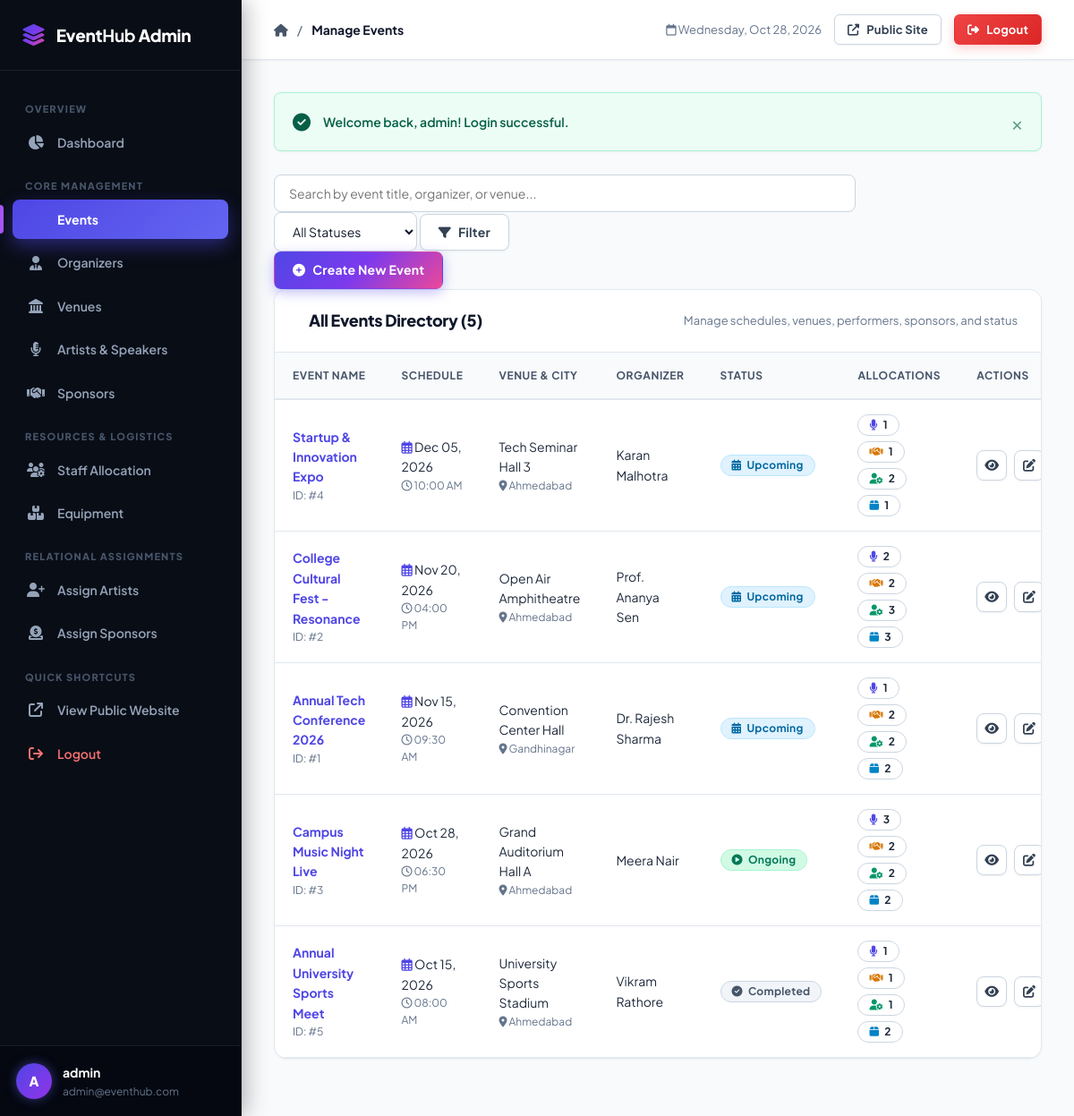
The page /admin/events/index.php (signed in) on the database its author committed.
### tables this page shows
CREATE TABLE `event` (
    `event_id` INT AUTO_INCREMENT PRIMARY KEY,
    `event_name` VARCHAR(100) NOT NULL,
    `event_description` TEXT DEFAULT NULL,
    `event_date` DATE NOT NULL,
    `event_time` TIME NOT NULL,
    `organizer_id` INT NOT NULL,
    `venue_id` INT NOT NULL,
    `status` VARCHAR(20) NOT NULL DEFAULT 'Upcoming',
    CONSTRAINT `chk_event_status` CHECK (`status` IN ('Upcoming', 'Ongoing', 'Completed', 'Cancelled')),
    CONSTRAINT `fk_event_organizer` FOREIGN KEY (`organizer_id`) REFERENCES `organizer` (`organizer_id`) ON DELETE RESTRICT ON UPDATE CASCADE,
    CONSTRAINT `fk_event_venue` FOREIGN KEY (`venue_id`) REFERENCES `venue` (`venue_id`) ON DELETE RESTRICT ON UPDATE CASCADE
);

CREATE TABLE `venue` (
    `venue_id` INT AUTO_INCREMENT PRIMARY KEY,
    `venue_name` VARCHAR(100) NOT NULL,
    `address` VARCHAR(200) NOT NULL,
    `city` VARCHAR(50) NOT NULL,
    `capacity` INT NOT NULL,
    CONSTRAINT `chk_venue_capacity` CHECK (`capacity` > 0)
);

CREATE TABLE `organizer` (
    `organizer_id` INT AUTO_INCREMENT PRIMARY KEY,
    `organizer_name` VARCHAR(100) NOT NULL,
    `email` VARCHAR(100) NOT NULL UNIQUE,
    `phone` VARCHAR(15) NOT NULL UNIQUE,
    `organization` VARCHAR(100) DEFAULT NULL
);

### admin/events/index.php (the view, shortened to what this page needs)
<?php
require_once __DIR__ . '/../../includes/auth.php';
$search = trim($_GET['search'] ?? '');
try {
    $sql = "
        SELECT e.*,
               o.organizer_name,
               v.venue_name,
               v.city,
               (SELECT COUNT(*) FROM event_artist ea WHERE ea.event_id = e.event_id) as artist_count,
               (SELECT COUNT(*) FROM event_sponsor es WHERE es.event_id = e.event_id) as sponsor_count,
               (SELECT COUNT(*) FROM staff st WHERE st.event_id = e.event_id) as staff_count,
               (SELECT COUNT(*) FROM equipment eq WHERE eq.event_id = e.event_id) as equipment_count
        FROM event e
        LEFT JOIN organizer o ON e.organizer_id = o.organizer_id
        LEFT JOIN venue v ON e.venue_id = v.venue_id
        WHERE 1=1
    ";
    $params = [];
    $sql .= " ORDER BY e.event_date DESC, e.event_time DESC";
    $stmt = $pdo->prepare($sql);
    $stmt->execute($params);
    $events = $stmt->fetchAll();
} catch (PDOException $e) {
    die("Database query error: " . htmlspecialchars($e->getMessage()));
}
require_once __DIR__ . '/../../includes/admin_header.php';
?>
<div class="toolbar-container">
    <form action="<?= url('admin/events/index.php') ?>" method="GET" class="search-form" style="max-width: 650px;">
        <input type="text" name="search" class="form-control" placeholder="Search by event title, organizer, or venue..." value="<?= sanitize($search) ?>">
        <select name="status" class="form-control" style="max-width: 160px;">
            <option value="">All Statuses</option>
        </select>
        <button type="submit" class="btn btn-secondary">
            <i class="fas fa-filter"></i> Filter
        </button>
    </form>
    <div>
        <a href="<?= url('admin/events/add.php') ?>" class="btn btn-primary">
            <i class="fas fa-plus-circle"></i> Create New Event
        </a>
    </div>
</div>
<div class="card">
    <div class="card-header">
        <div class="card-title">
            <i class="fas fa-calendar-star"></i> All Events Directory (<?= count($events) ?>)
        </div>
        <div style="font-size: 13px; color: var(--text-muted);">
            Manage schedules, venues, performers, sponsors, and status
        </div>
    </div>
    <div class="card-body" style="padding: 0;">
        <div class="table-responsive">
            <table class="data-table">
                <thead>
                    <tr>
                        <th>Event Name</th>
                        <th>Schedule</th>
                        <th>Venue & City</th>
                        <th>Organizer</th>
                        <th>Status</th>
                        <th>Allocations</th>
                        <th>Actions</th>
                    </tr>
                </thead>
                <tbody>
                    <?php if (empty($events)): ?>
                        <tr>
                            <td colspan="7">
                                <div class="empty-state">
                                    <div class="empty-state-icon"><i class="fas fa-calendar-times"></i></div>
                                    <h3>No events found</h3>
                                    <p>Try adjusting your search criteria or create a brand new event.</p>
                                    <a href="<?= url('admin/events/add.php') ?>" class="btn btn-primary btn-sm">
                                        <i class="fas fa-plus"></i> Create New Event
                                    </a>
                                </div>
                            </td>
                        </tr>
                    <?php else: ?>
                        <?php foreach ($events as $ev): ?>
                            <tr>
                                <td>
                                    <strong><a href="<?= url('admin/events/view.php?id=' . $ev['event_id']) ?>"><?= sanitize($ev['event_name']) ?></a></strong>
                                    <div style="font-size: 12px; color: var(--text-muted);">ID: #<?= $ev['event_id'] ?></div>
                                </td>
                                <td>
                                    <div><i class="far fa-calendar-alt" style="color: var(--primary);"></i> <?= format_date($ev['event_date']) ?></div>
                                    <div style="font-size: 12px; color: var(--text-muted);"><i class="far fa-clock"></i> <?= format_time($ev['event_time']) ?></div>
                                </td>
                                <td>
                                    <div><?= sanitize($ev['venue_name'] ?? 'Not Assigned') ?></div>
                                    <div style="font-size: 12px; color: var(--text-muted);"><i class="fas fa-location-dot"></i> <?= sanitize($ev['city'] ?? '-') ?></div>
                                </td>
                                <td>
                                    <?= sanitize($ev['organizer_name'] ?? 'Not Assigned') ?>
                                </td>
                                <td>
                                    <?= status_badge($ev['status']) ?>
                                </td>
                                <td>
                                    <div style="display: flex; gap: 6px; flex-wrap: wrap;">
                                        <span class="badge badge-light" title="Artists" style="border: 1px solid #cbd5e1;">
                                            <i class="fas fa-microphone" style="color: var(--primary);"></i> <?= $ev['artist_count'] ?>
                                        </span>
                                        <span class="badge badge-light" title="Sponsors" style="border: 1px solid #cbd5e1;">
                                            <i class="fas fa-handshake" style="color: #d97706;"></i> <?= $ev['sponsor_count'] ?>
                                        </span>
                                        <span class="badge badge-light" title="Staff" style="border: 1px solid #cbd5e1;">
                                            <i class="fas fa-user-gear" style="color: #059669;"></i> <?= $ev['staff_count'] ?>
                                        </span>
                                        <span class="badge badge-light" title="Equipment" style="border: 1px solid #cbd5e1;">
                                            <i class="fas fa-box" style="color: #0284c7;"></i> <?= $ev['equipment_count'] ?>
                                        </span>
                                    </div>
                                </td>
                                <td>
                                    <div class="actions-cell">
                                        <a href="<?= url('admin/events/view.php?id=' . $ev['event_id']) ?>" class="btn btn-secondary btn-icon" title="View Full Details">
                                            <i class="fas fa-eye"></i>
                                        </a>
                                        <a href="<?= url('admin/events/edit.php?id=' . $ev['event_id']) ?>" class="btn btn-secondary btn-icon" title="Edit Event">
                                            <i class="fas fa-edit"></i>
                                        </a>
                                    </div>
                                </td>
                            </tr>
                        <?php endforeach; ?>
                    <?php endif; ?>
                </tbody>
            </table>
        </div>
    </div>
</div>
<?php require_once __DIR__ . '/../../includes/admin_footer.php'; ?>

### includes/functions.php (shortened to what this page needs)
<?php
function sanitize($data) {
    return htmlspecialchars(trim((string)$data), ENT_QUOTES, 'UTF-8');
}
function format_date($dateStr) {
    $timestamp = strtotime($dateStr);
    return date('M d, Y', $timestamp);
}
function format_time($timeStr) {
    $timestamp = strtotime($timeStr);
    return date('h:i A', $timestamp);
}
function status_badge($status) {
    $status = trim((string)$status);
    switch ($status) {
        case 'Upcoming':
            return '<span class="badge badge-info"><i class="fas fa-calendar-alt"></i> Upcoming</span>';
        case 'Ongoing':
            return '<span class="badge badge-success"><i class="fas fa-play-circle"></i> Ongoing</span>';
        case 'Completed':
            return '<span class="badge badge-secondary"><i class="fas fa-check-circle"></i> Completed</span>';
    }
}
function display_flash() {
    if (isset($_SESSION['flash_message'])) {
        $flash = $_SESSION['flash_message'];
        $type = sanitize($flash['type']);
        $message = sanitize($flash['message']);
        $icon = 'fa-info-circle';
        if ($type === 'success') $icon = 'fa-check-circle';
        echo "
        <div class='alert alert-{$type}' id='flashAlert'>
            <div class='alert-icon'><i class='fas {$icon}'></i></div>
            <div class='alert-content'>{$message}</div>
            <button type='button' class='alert-close' onclick=\"this.parentElement.style.display='none'\">&times;</button>
        </div>
        ";
    }
}
function url($path = '') {
    $path = ltrim($path, '/');
    return BASE_URL . '/' . $path;
}

### rows shown on the page
event: event_name "Startup & Innovation Expo", event_id "4", event_date "Dec 05, 2026", event_time "10:00 AM", venue.venue_name "Tech Seminar Hall 3", venue.city "Ahmedabad", organizer.organizer_name "Karan Malhotra", status "Upcoming" (drawn), artist_count "1", sponsor_count "1", staff_count "2", equipment_count "1"
event: event_name "College Cultural Fest - Resonance", event_id "2", event_date "Nov 20, 2026", event_time "04:00 PM", venue.venue_name "Open Air Amphitheatre", venue.city "Ahmedabad", organizer.organizer_name "Prof. Ananya Sen", status "Upcoming" (drawn), artist_count "2", sponsor_count "2", staff_count "3", equipment_count "3"
event: event_name "Annual Tech Conference 2026", event_id "1", event_date "Nov 15, 2026", event_time "09:30 AM", venue.venue_name "Convention Center Hall", venue.city "Gandhinagar", organizer.organizer_name "Dr. Rajesh Sharma", status "Upcoming" (drawn), artist_count "1", sponsor_count "2", staff_count "2", equipment_count "2"
event: event_name "Campus Music Night Live", event_id "3", event_date "Oct 28, 2026", event_time "06:30 PM", venue.venue_name "Grand Auditorium Hall A", venue.city "Ahmedabad", organizer.organizer_name "Meera Nair", status "Ongoing" (drawn), artist_count "3", sponsor_count "2", staff_count "2", equipment_count "2"
event: event_name "Annual University Sports Meet", event_id "5", event_date "Oct 15, 2026", event_time "08:00 AM", venue.venue_name "University Sports Stadium", venue.city "Ahmedabad", organizer.organizer_name "Vikram Rathore", status "Completed" (drawn), artist_count "1", sponsor_count "1", staff_count "1", equipment_count "2"

### other values the page prints
substr($_SESSION['admin_username'] ?? 'A', 0, 1) "A"
$_SESSION['admin_username'] "admin"
$_SESSION['admin_email'] "admin@eventhub.com"
$pageTitle "Manage Events"
$message "Welcome back, admin! Login successful."
count($events) "5"
